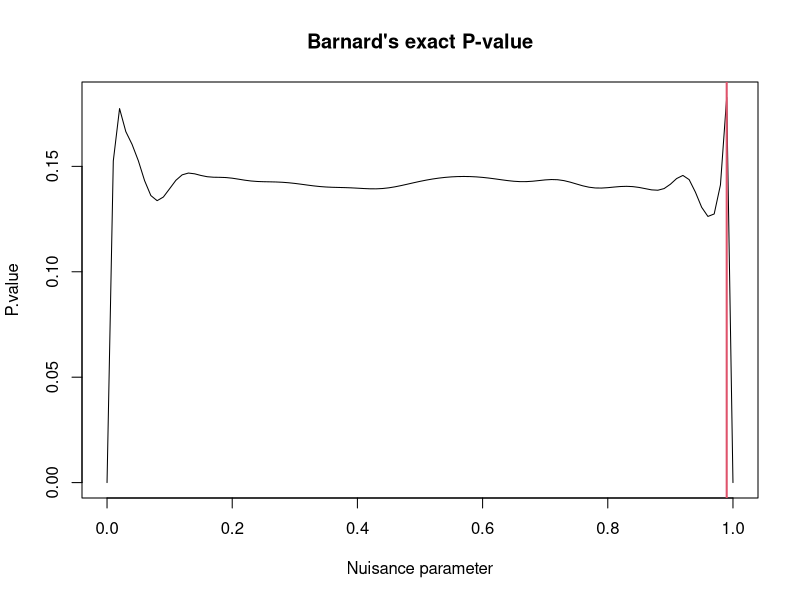

Source code (R):
########################################################################
# fast algorithm for Barnard Exact Test code
# This is efficientised from the source code in
# https://www.r-bloggers.com/barnard%E2%80%99s-exact-test-%E2%80%93-a-powerful-alternative-for-fisher%E2%80%99s-exact-test-implemented-in-r/
# Please feel free to reuse the code with mentioning the source (Hamed Haselimashhadi, https://github.com/Hamedhm/Scatter-R-codes)
########################################################################

fastBarnardextest  = function(x,
                              tail = 2 ,
                              prob = seq(10 ^ -10, 1 - 10 ^ -10, length.out = 101),
                              plot = TRUE) {
  if (is.null(x)  ||
      !(is.table(x) ||
        is.matrix(x)) ||
      any(dim(x) != 2))
    stop('The input must be a 2 by 2 table/matrix')

  fprob = function(i, j, c1, c2) {
    n  = c1 + c2
    pa = i / c1
    pb = j / c2
    px = (i + j) / n
    if (px == 0 || pa == pb) {
      return(0)
    } else
      return((pa - pb) / sqrt(px * (1 - px) * ((1 / c1) + (1 / c2))))
  }
  c  = colSums(x)
  r  = rowSums(x)
  c1 = c[1]
  c2 = c[2]
  n = sum(c)
  pao = x[1, 1] / c1
  pbo = x[1, 2] / c2
  pxo = r[1] / n
  TXO = abs(pao - pbo) / sqrt(pxo * (1 - pxo) * (1 / c1 + 1 / c2))
  cbn = matrix(c(rep(0:c1, each = c2 + 1), rep(0:c2, c1 + 1)), nrow = 2, byrow = TRUE)

  n1     = lfactorial(c1)
  n2     = lfactorial(c2)
  lprob  = log(prob)
  clprob = log(1 - prob)
  Fact   = lfactorial(0:max(c1, c2, na.rm = TRUE)[1])
  ###################################################
  T = sapply(1:ncol(cbn), function(col) {
    i   = cbn[1, col]
    j   = cbn[2, col]
    s = n1 + n2 +
      (i + j) * lprob +
      (n - (i + j)) * clprob - sum(Fact[c(i + 1,
                                          j + 1,
                                          c1 - i + 1,
                                          c2 - j + 1)])
    t = fprob(i = i,
              j = j,
              c1 = c1,
              c2 = c2)
    return(c(t = t, s = exp(s)))
  })
  r = t(cbind(P = apply(T[-1,], 1, function(x) {
    sum(x[T[1,] >= TXO])
  }), prob = prob))
  ###################################################
  Nuisance.parameter = unlist(r[2, ][which.max(r[1, ])])
  p.value            = unlist(r[1, ][which.max(r[1, ])])
  if (plot) {
    plot(
      r[2, ],
      r[1, ],
      type = "l",
      main = "Barnard's exact P-value",
      xlab = "Nuisance parameter",
      ylab = "P.value"
    )
    abline(v = Nuisance.parameter, col = 2, lwd = 2)
  }
  return(
    list(
      p.value            = unname(min(tail * p.value, 1)),
      Nuisance.parameter = unname(Nuisance.parameter),
      Wald.Statistic     = unname(TXO)               ,
      seq                = r
    )
  )
}

##########################
### Example
x = matrix(c(
  a = 85,
  b = 50,
  c = 30,
  d = 25
), 2, 2, byrow = 1)


b = fastBarnardextest (x, plot = TRUE)
f = fisher.test(x)
###
b$p.value
f
